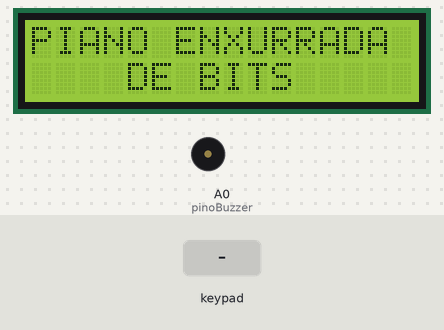
Bench run of a sketch on a simulated Arduino Uno, built with avr-gcc and run on an emulated ATmega328P. Parts: 16×2 character LCD, buzzer (waves = sounding). Wiring (inferred from the names in the program): 4×4 keypad with keys 1 2 3 A 4 5 6 B 7 8 9 C * 0 # D (labels assumed): rows pin 4, pin 5, pin 6, pin 7; columns pin 10, pin 11, pin 12, pin 13. The test bench sets the inputs (shaded band).

Above: at 1.2 s.
1.3 s: keypad keys A # 4 * pressed 0.4 s apart
At 3.8 s:
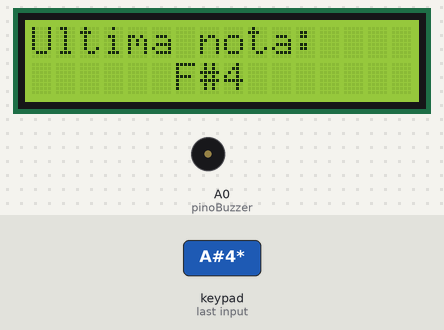
4.4 s: key '3' pressed
At 5.1 s:
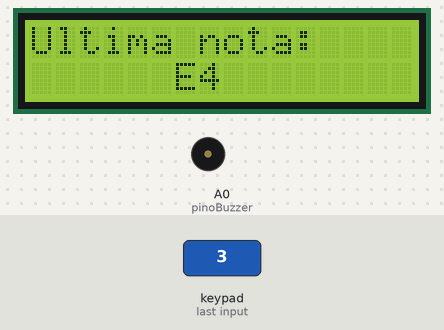
6.1 s: keypad keys C # 4 D pressed 0.4 s apart
At 8.7 s:
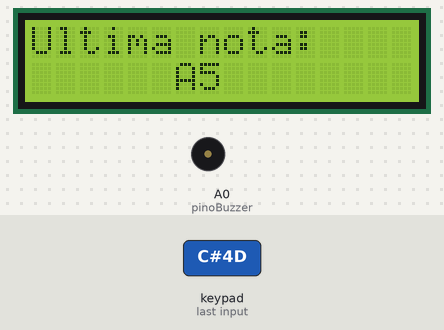
9.2 s: key '7' pressed
At 9.3 s:
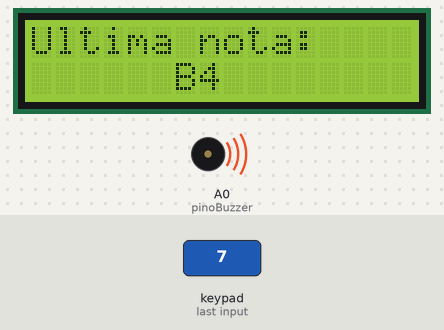
10.9 s: key '8' pressed
At 11.4 s:
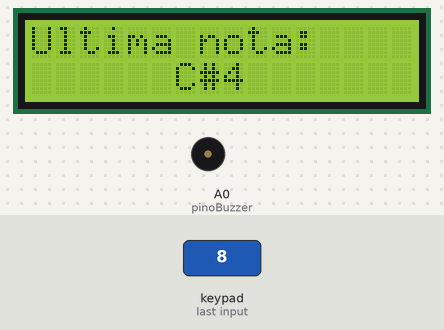
12.6 s: keypad keys 1 3 9 pressed 0.4 s apart
At 12.7 s:
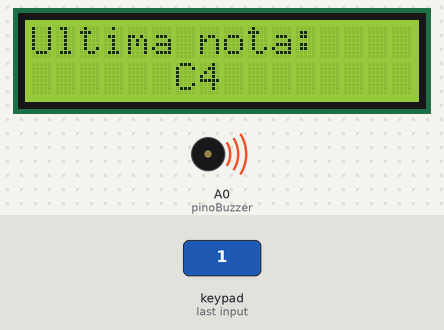
Timing chart, 0 to 15.6 s (numbered marks = the images above; inputs shaded):
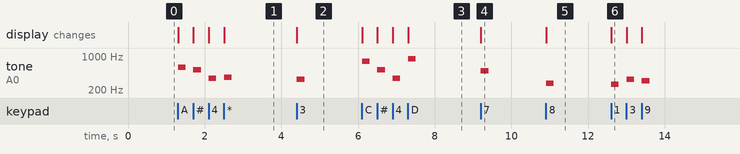

Measured:
- after the input at 1.3 s, tone on A0 (pinoBuzzer): plays 587 Hz for 0.20 s, 523 Hz for 0.20 s, 349 Hz for 0.20 s, 370 Hz for 0.20 s, starting at once; the display: first changes at once (image 1 shows a later state)
- after the input at 4.4 s, tone on A0 (pinoBuzzer): silent → 330 Hz at once, → silent 0.20 s later; the display: changes at once (image 2)
- after the input at 6.1 s, tone on A0 (pinoBuzzer): plays 784 Hz for 0.20 s, 523 Hz for 0.20 s, 349 Hz for 0.20 s, 880 Hz for 0.20 s, starting at once; the display: first changes at once (image 3 shows a later state)
- after the input at 9.2 s, tone on A0 (pinoBuzzer): silent → 494 Hz at once, → silent 0.20 s later; the display: changes at once (image 4)
- after the input at 10.9 s, tone on A0 (pinoBuzzer): silent → 277 Hz at once, → silent 0.20 s later; the display: changes at once (image 5)
- after the input at 12.6 s, tone on A0 (pinoBuzzer): plays 262 Hz for 0.20 s, 330 Hz for 0.20 s, 311 Hz for 0.20 s, starting at once; the display: changes at once (image 6)

The sketch:

simple_arduino_piano1.ino
```cpp
// Projeto: Display LCD e teclado matricial
// Autor: Ronaldo Mendonça Zica

// Link do projeto no tinkercad: https://www.tinkercad.com/things/9DZjq5wer6z

//-------------------------------------------------------------------------------------
// Defines:
//-------------------------------------------------------------------------------------

#define saida1tec 4
#define saida2tec 5
#define saida3tec 6
#define saida4tec 7

#define entrada1tec 10
#define entrada2tec 11
#define entrada3tec 12
#define entrada4tec 13

#define offsetTeclas 3

#define pinoBuzzer A0


// IMPORTANTE: BIBLIOTECA PITCHES.H:
// Essa biblioteca não foi desenvolvida por mim, como não consegui importar para o tinkercad, inseri o código da biblioteca:
// Esse código foi desenvolvido pelo Mike Putnam e pode ser acessado em seu github - https://gist.github.com/mikeputnam
// Início do código:
#define NOTE_B0  31
#define NOTE_C1  33
#define NOTE_CS1 35
#define NOTE_D1  37
#define NOTE_DS1 39
#define NOTE_E1  41
#define NOTE_F1  44
#define NOTE_FS1 46
#define NOTE_G1  49
#define NOTE_GS1 52
#define NOTE_A1  55
#define NOTE_AS1 58
#define NOTE_B1  62
#define NOTE_C2  65
#define NOTE_CS2 69
#define NOTE_D2  73
#define NOTE_DS2 78
#define NOTE_E2  82
#define NOTE_F2  87
#define NOTE_FS2 93
#define NOTE_G2  98
#define NOTE_GS2 104
#define NOTE_A2  110
#define NOTE_AS2 117
#define NOTE_B2  123
#define NOTE_C3  131
#define NOTE_CS3 139
#define NOTE_D3  147
#define NOTE_DS3 156
#define NOTE_E3  165
#define NOTE_F3  175
#define NOTE_FS3 185
#define NOTE_G3  196
#define NOTE_GS3 208
#define NOTE_A3  220
#define NOTE_AS3 233
#define NOTE_B3  247
#define NOTE_C4  262
#define NOTE_CS4 277
#define NOTE_D4  294
#define NOTE_DS4 311
#define NOTE_E4  330
#define NOTE_F4  349
#define NOTE_FS4 370
#define NOTE_G4  392
#define NOTE_GS4 415
#define NOTE_A4  440
#define NOTE_AS4 466
#define NOTE_B4  494
#define NOTE_C5  523
#define NOTE_CS5 554
#define NOTE_D5  587
#define NOTE_DS5 622
#define NOTE_E5  659
#define NOTE_F5  698
#define NOTE_FS5 740
#define NOTE_G5  784
#define NOTE_GS5 831
#define NOTE_A5  880
#define NOTE_AS5 932
#define NOTE_B5  988
#define NOTE_C6  1047
#define NOTE_CS6 1109
#define NOTE_D6  1175
#define NOTE_DS6 1245
#define NOTE_E6  1319
#define NOTE_F6  1397
#define NOTE_FS6 1480
#define NOTE_G6  1568
#define NOTE_GS6 1661
#define NOTE_A6  1760
#define NOTE_AS6 1865
#define NOTE_B6  1976
#define NOTE_C7  2093
#define NOTE_CS7 2217
#define NOTE_D7  2349
#define NOTE_DS7 2489
#define NOTE_E7  2637
#define NOTE_F7  2794
#define NOTE_FS7 2960
#define NOTE_G7  3136
#define NOTE_GS7 3322
#define NOTE_A7  3520
#define NOTE_AS7 3729
#define NOTE_B7  3951
#define NOTE_C8  4186
#define NOTE_CS8 4435
#define NOTE_D8  4699
#define NOTE_DS8 4978
// Fim da biblioteca pitches.h

#define REST 0
// Rest - Sem som

//-------------------------------------------------------------------------------------

//-------------------------------------------------------------------------------------
// Includes:
//-------------------------------------------------------------------------------------

//Carrega a biblioteca LiquidCrystal
#include <LiquidCrystal.h>

//-------------------------------------------------------------------------------------


//-------------------------------------------------------------------------------------
// Variáveis globais:
//-------------------------------------------------------------------------------------

LiquidCrystal lcd(9, 8, 3, 2, 1, 0);			// Cria o display 16x2 e define seus pinos
//-------------------------------------------------------------------------------------
// Criando o tipo de variável "tecla":

typedef enum
{
   um, dois, tres, quatro, cinco, seis, sete, oito, nove, zero, A, B, C, D, asterisco, hashtag
} tecla;

//-------------------------------------------------------------------------------------

//-------------------------------------------------------------------------------------
// Função defineTecla:
// 		Parâmetros: x - linha, y - coluna
//		Tipo da função: Tecla
//		Retorno: TeclaAux
//		Objetivo: Recebe qual linha e qual coluna foram pressionadas e atribui a uma variável do tipo tecla.
//-------------------------------------------------------------------------------------

tecla defineTecla(int x, int y);				// Cabeçalho

tecla defineTecla(int x, int y)
{
  tecla TeclaAux;

  if(x == 1)
  {
    if(y == 1)
    	TeclaAux = um;
    else if(y == 2)
    	TeclaAux = dois;
    else if(y == 3)
    	TeclaAux = tres;
    else if(y == 4)
    	TeclaAux = A;
  }

  else if(x == 2)
  {
    if(y == 1)
    	TeclaAux = quatro;
    else if(y == 2)
    	TeclaAux = cinco;
    else if(y == 3)
    	TeclaAux = seis;
    else if(y == 4)
    	TeclaAux = B;
  }

  else if(x == 3)
  {
    if(y == 1)
    	TeclaAux = sete;
    else if(y == 2)
    	TeclaAux = oito;
    else if(y == 3)
    	TeclaAux = nove;
    else if(y == 4)
    	TeclaAux = C;
  }

  else if(x == 4)
  {
    if(y == 1)
    	TeclaAux = asterisco;
    else if(y == 2)
    	TeclaAux = zero;
    else if(y == 3)
    	TeclaAux = hashtag;
    else if(y == 4)
    	TeclaAux = D;
  }

  return TeclaAux;
}

//-------------------------------------------------------------------------------------

//-------------------------------------------------------------------------------------
// Função imprime_linha_coluna:
// 		Parâmetros: x - linha, y - coluna
//		Tipo da função: Void
//		Retorno: Nenhum
//		Objetivo: Recebe qual linha e qual coluna foram pressionadas e imprime no monitor serial a tecla.
//-------------------------------------------------------------------------------------

void imprime_linha_coluna(int x, int y)
{
       lcd.clear();										//Limpa a tela
  	   lcd.setCursor(0, 0);								//Posiciona o cursor na coluna 0, linha 0;
  	   lcd.print("Ultima nota:");
  	   lcd.setCursor(6, 1);								//Posiciona o cursor na coluna 1, linha 0;

  	   tecla Tecla = defineTecla(x, y);

  	   switch(Tecla)
       {
         case zero:
         	lcd.print("A#4");
         	tone(pinoBuzzer, NOTE_AS4);
            delay(200);
            noTone(pinoBuzzer);
         	break;
         case um:
         	lcd.print("C4");
       		tone(pinoBuzzer, NOTE_C4);
            delay(200);
            noTone(pinoBuzzer);
         	break;
         case dois:
         	lcd.print("D4");
       		tone(pinoBuzzer, NOTE_D4);
            delay(200);
            noTone(pinoBuzzer);
         	break;
         case tres:
         	lcd.print("E4");
       		tone(pinoBuzzer, NOTE_E4);
            delay(200);
            noTone(pinoBuzzer);
         	break;
         case quatro:
         	lcd.print("F4");
       		tone(pinoBuzzer, NOTE_F4);
            delay(200);
            noTone(pinoBuzzer);
         	break;
         case cinco:
         	lcd.print("G4");
         	tone(pinoBuzzer, NOTE_G4);
            delay(200);
            noTone(pinoBuzzer);
         	break;
         case seis:
         	lcd.print("A4");
         	tone(pinoBuzzer, NOTE_A4);
            delay(200);
            noTone(pinoBuzzer);
         	break;
         case sete:
         	lcd.print("B4");
         	tone(pinoBuzzer, NOTE_B4);
            delay(200);
            noTone(pinoBuzzer);
         	break;
         case oito:
         	lcd.print("C#4");
         	tone(pinoBuzzer, NOTE_CS4);
            delay(200);
            noTone(pinoBuzzer);
         	break;
         case nove:
         	lcd.print("D#4");
         	tone(pinoBuzzer, NOTE_DS4);
            delay(200);
            noTone(pinoBuzzer);
         	break;
         case asterisco:
         	lcd.print("F#4");
         	tone(pinoBuzzer, NOTE_FS4);
            delay(200);
            noTone(pinoBuzzer);
         	break;
         case hashtag:
         	lcd.print("C5");
			tone(pinoBuzzer, NOTE_C5);
            delay(200);
            noTone(pinoBuzzer);
         	break;
         case A:
         	lcd.print("D5");
         	tone(pinoBuzzer, NOTE_D5);
            delay(200);
            noTone(pinoBuzzer);
         	break;
         case B:
         	lcd.print("F5");
         	tone(pinoBuzzer, NOTE_F5);
            delay(200);
            noTone(pinoBuzzer);
         	break;
         case C:
         	lcd.print("G5");
         	tone(pinoBuzzer, NOTE_G5);
            delay(200);
            noTone(pinoBuzzer);
         	break;
         case D:
         	lcd.print("A5");
         	tone(pinoBuzzer, NOTE_A5);
            delay(200);
            noTone(pinoBuzzer);
         	break;
       }

       delay(5);

  	   //lcd.clear();										//Limpa a tela
  	   //lcd.setCursor(0, 0);								//Posiciona o cursor na coluna 0, linha 0;
  	   //lcd.print("Esperando tecla");
}

//-------------------------------------------------------------------------------------
// Função setup:
// 		Parâmetros: Nenhum
//		Tipo da função: Void
//		Retorno: Nenhum
//		Objetivo: Configura os pinos do arduino e a comunicação serial.
//-------------------------------------------------------------------------------------

void setup()
{
  //Pinos ligados aos pinos 1, 2, 3 e 4 do teclado - Linhas
  pinMode(saida1tec, OUTPUT);
  pinMode(saida2tec, OUTPUT);
  pinMode(saida3tec, OUTPUT);
  pinMode(saida4tec, OUTPUT);

  //Pinos ligados aos pinos 5, 6, 7 e 8 do teclado - Colunas
  pinMode(entrada1tec, INPUT);
  pinMode(entrada2tec, INPUT);
  pinMode(entrada3tec, INPUT);
  pinMode(entrada4tec, INPUT);

  //Define o número de colunas e linhas do LCD
  lcd.begin(16, 2);
  lcd.clear();
  //Posiciona o cursor na coluna 3, linha 0;
  lcd.setCursor(0, 0);
  //Envia o texto entre aspas para o LCD
  lcd.print("PIANO ENXURRADA");
  lcd.setCursor(4, 1);
  lcd.print("DE BITS");
}

//-------------------------------------------------------------------------------------

//-------------------------------------------------------------------------------------
// Função loop:
// 		Parâmetros: Nenhum
//		Tipo da função: Void
//		Retorno: Nenhum
//		Objetivo: Executa infinitamente essa função para continuar verificando se algum botão foi pressionado.
//-------------------------------------------------------------------------------------

void loop()
{
  	int contador;

    for (int contador = saida1tec; contador <= saida4tec; contador ++)
    {
      //Alterna o estado dos pinos das linhas
      digitalWrite(saida1tec, LOW);
      digitalWrite(saida2tec, LOW);
      digitalWrite(saida3tec, LOW);
      digitalWrite(saida4tec, LOW);
      digitalWrite(contador, HIGH);

      //Verifica se alguma tecla da coluna 1 foi pressionada
      if (digitalRead(entrada1tec) == HIGH)
      {
        imprime_linha_coluna(contador - offsetTeclas, 1);
        while(digitalRead(entrada1tec) == HIGH){}
      }

      //Verifica se alguma tecla da coluna 2 foi pressionada
      if (digitalRead(entrada2tec) == HIGH)
      {
        imprime_linha_coluna(contador - offsetTeclas, 2);
        while(digitalRead(entrada2tec) == HIGH){}
      }

      //Verifica se alguma tecla da coluna 3 foi pressionada
      if (digitalRead(entrada3tec) == HIGH)
      {
        imprime_linha_coluna(contador - offsetTeclas, 3);
        while(digitalRead(entrada3tec) == HIGH){}
      }

      //Verifica se alguma tecla da coluna 4 foi pressionada
      if (digitalRead(entrada4tec) == HIGH)
      {
        imprime_linha_coluna(contador - offsetTeclas, 4);
        while(digitalRead(entrada4tec) == HIGH){}
      }
   	}

   delay(5);
}

//-------------------------------------------------------------------------------------
/*
	Referências bibliográficas:

    Biblioteca "pitches.h":
    262588213843476. pitches.h. Gist. Disponível em: <https://gist.github.com/mikeputnam/2820675>. Acesso em: 24 Apr. 2021.

    Arduino Tutorial : Mini Piano. Arduino Project Hub. Disponível em: <https://create.arduino.cc/projecthub/rahulkhanna/arduino-tutorial-mini-piano-08f8b8>. Acesso em: 25 Apr. 2021.

    ADILSON THOMSEN. Controlando um LCD 16x2 com Arduino - FilipeFlop. FilipeFlop. Disponível em: <https://www.filipeflop.com/blog/controlando-um-lcd-16x2-com-arduino/>. Acesso em: 25 Apr. 2021.

	ADILSON THOMSEN. Como usar o Teclado Matricial 4×4 com Arduino. FilipeFlop. Disponível em: <https://www.filipeflop.com/blog/teclado-matricial-4x4-arduino/>. Acesso em: 25 Apr. 2021.

*/
```
